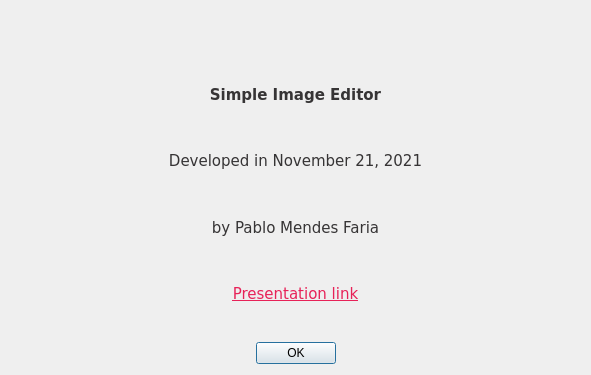
<?xml version="1.0" encoding="UTF-8"?>
<ui version="4.0">
 <class>Dialog</class>
 <widget class="QDialog" name="Dialog">
  <property name="geometry">
   <rect>
    <x>0</x>
    <y>0</y>
    <width>591</width>
    <height>375</height>
   </rect>
  </property>
  <property name="sizePolicy">
   <sizepolicy hsizetype="Fixed" vsizetype="Fixed">
    <horstretch>0</horstretch>
    <verstretch>0</verstretch>
   </sizepolicy>
  </property>
  <property name="windowTitle">
   <string>About Dialog</string>
  </property>
  <property name="windowIcon">
   <iconset>
    <normaloff>resources/info_icon.png</normaloff>resources/info_icon.png</iconset>
  </property>
  <layout class="QVBoxLayout" name="verticalLayout">
   <property name="spacing">
    <number>30</number>
   </property>
   <property name="sizeConstraint">
    <enum>QLayout::SetMinimumSize</enum>
   </property>
   <property name="leftMargin">
    <number>10</number>
   </property>
   <property name="rightMargin">
    <number>10</number>
   </property>
   <item>
    <widget class="QLabel" name="label">
     <property name="sizePolicy">
      <sizepolicy hsizetype="Minimum" vsizetype="Preferred">
       <horstretch>0</horstretch>
       <verstretch>0</verstretch>
      </sizepolicy>
     </property>
     <property name="text">
      <string/>
     </property>
     <property name="pixmap">
      <pixmap>resources/iftm_logo.png</pixmap>
     </property>
     <property name="scaledContents">
      <bool>true</bool>
     </property>
     <property name="alignment">
      <set>Qt::AlignCenter</set>
     </property>
    </widget>
   </item>
   <item>
    <widget class="QLabel" name="label_2">
     <property name="sizePolicy">
      <sizepolicy hsizetype="Minimum" vsizetype="Preferred">
       <horstretch>0</horstretch>
       <verstretch>0</verstretch>
      </sizepolicy>
     </property>
     <property name="font">
      <font>
       <family>Verdana</family>
       <pointsize>11</pointsize>
       <weight>75</weight>
       <bold>true</bold>
      </font>
     </property>
     <property name="text">
      <string>&lt;html&gt;&lt;head/&gt;&lt;body&gt;&lt;p&gt;&lt;span style=&quot; color:#363435;&quot;&gt;Simple Image Editor&lt;/span&gt;&lt;/p&gt;&lt;/body&gt;&lt;/html&gt;</string>
     </property>
     <property name="alignment">
      <set>Qt::AlignCenter</set>
     </property>
    </widget>
   </item>
   <item>
    <widget class="QLabel" name="label_3">
     <property name="sizePolicy">
      <sizepolicy hsizetype="Minimum" vsizetype="Preferred">
       <horstretch>0</horstretch>
       <verstretch>0</verstretch>
      </sizepolicy>
     </property>
     <property name="font">
      <font>
       <family>Verdana</family>
       <pointsize>11</pointsize>
      </font>
     </property>
     <property name="text">
      <string>&lt;html&gt;&lt;head/&gt;&lt;body&gt;&lt;p&gt;&lt;span style=&quot; color:#363435;&quot;&gt;Developed in November 21, 2021&lt;/span&gt;&lt;/p&gt;&lt;/body&gt;&lt;/html&gt;</string>
     </property>
     <property name="alignment">
      <set>Qt::AlignCenter</set>
     </property>
    </widget>
   </item>
   <item>
    <widget class="QLabel" name="label_4">
     <property name="sizePolicy">
      <sizepolicy hsizetype="Minimum" vsizetype="Preferred">
       <horstretch>0</horstretch>
       <verstretch>0</verstretch>
      </sizepolicy>
     </property>
     <property name="font">
      <font>
       <family>Verdana</family>
       <pointsize>11</pointsize>
      </font>
     </property>
     <property name="text">
      <string>&lt;html&gt;&lt;head/&gt;&lt;body&gt;&lt;p&gt;&lt;span style=&quot; color:#363435;&quot;&gt;by Pablo Mendes Faria&lt;/span&gt;&lt;/p&gt;&lt;/body&gt;&lt;/html&gt;</string>
     </property>
     <property name="alignment">
      <set>Qt::AlignCenter</set>
     </property>
    </widget>
   </item>
   <item>
    <widget class="QLabel" name="label_5">
     <property name="sizePolicy">
      <sizepolicy hsizetype="Minimum" vsizetype="Preferred">
       <horstretch>0</horstretch>
       <verstretch>0</verstretch>
      </sizepolicy>
     </property>
     <property name="font">
      <font>
       <family>Verdana</family>
       <pointsize>11</pointsize>
      </font>
     </property>
     <property name="text">
      <string>&lt;html&gt;&lt;head/&gt;&lt;body&gt;&lt;p&gt;&lt;a href=&quot;https://youtu.be/Loic5y1gxls&quot;&gt;&lt;span style=&quot; text-decoration: underline; color:#e72258;&quot;&gt;Presentation link&lt;/span&gt;&lt;/a&gt;&lt;/p&gt;&lt;/body&gt;&lt;/html&gt;</string>
     </property>
     <property name="alignment">
      <set>Qt::AlignCenter</set>
     </property>
     <property name="openExternalLinks">
      <bool>true</bool>
     </property>
    </widget>
   </item>
   <item>
    <widget class="QDialogButtonBox" name="buttonBox">
     <property name="sizePolicy">
      <sizepolicy hsizetype="Preferred" vsizetype="Fixed">
       <horstretch>0</horstretch>
       <verstretch>0</verstretch>
      </sizepolicy>
     </property>
     <property name="orientation">
      <enum>Qt::Horizontal</enum>
     </property>
     <property name="standardButtons">
      <set>QDialogButtonBox::Ok</set>
     </property>
     <property name="centerButtons">
      <bool>true</bool>
     </property>
    </widget>
   </item>
  </layout>
 </widget>
 <resources/>
 <connections>
  <connection>
   <sender>buttonBox</sender>
   <signal>accepted()</signal>
   <receiver>Dialog</receiver>
   <slot>accept()</slot>
   <hints>
    <hint type="sourcelabel">
     <x>248</x>
     <y>254</y>
    </hint>
    <hint type="destinationlabel">
     <x>157</x>
     <y>274</y>
    </hint>
   </hints>
  </connection>
  <connection>
   <sender>buttonBox</sender>
   <signal>rejected()</signal>
   <receiver>Dialog</receiver>
   <slot>reject()</slot>
   <hints>
    <hint type="sourcelabel">
     <x>316</x>
     <y>260</y>
    </hint>
    <hint type="destinationlabel">
     <x>286</x>
     <y>274</y>
    </hint>
   </hints>
  </connection>
 </connections>
</ui>
